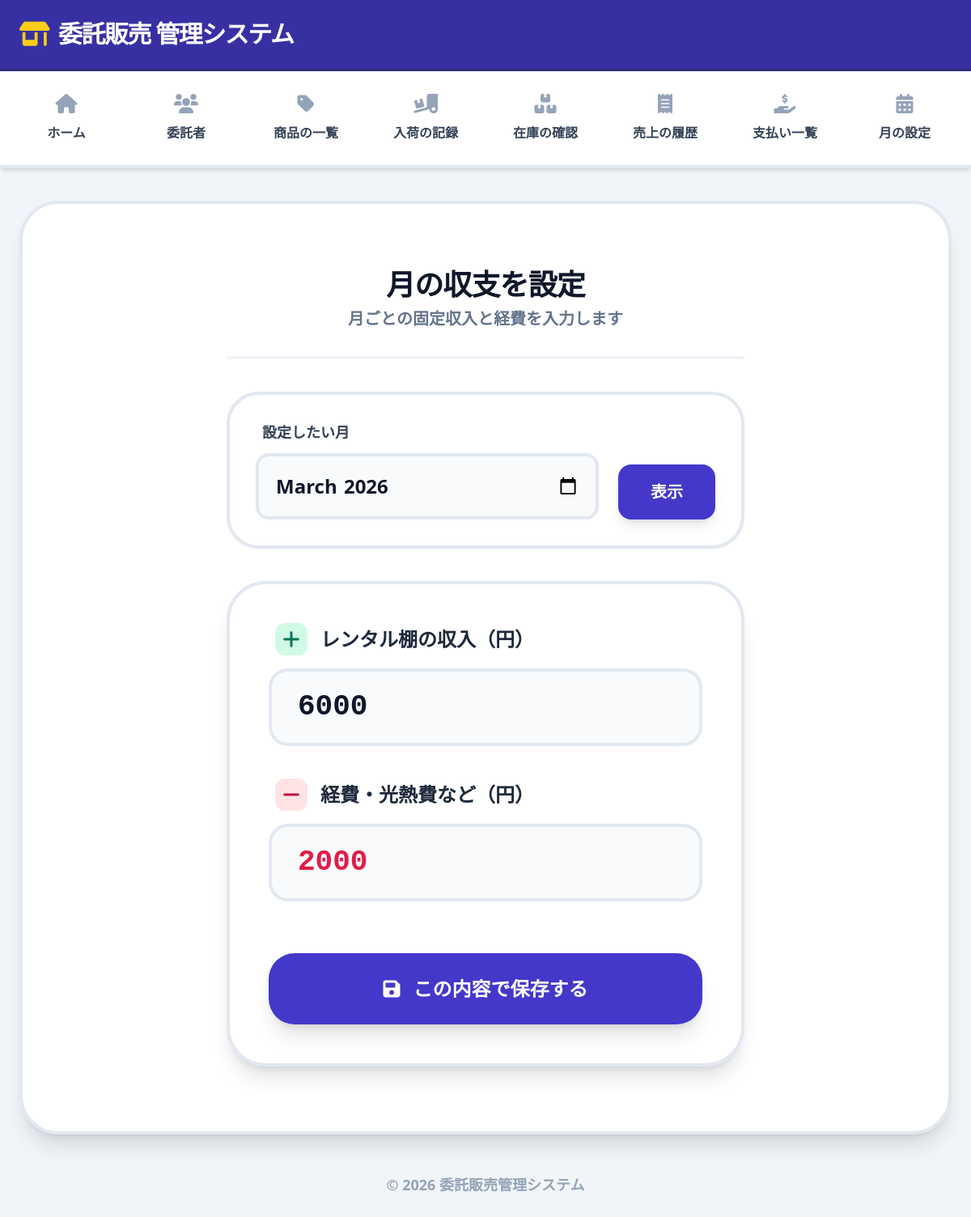
The app's page /monthly, older data.
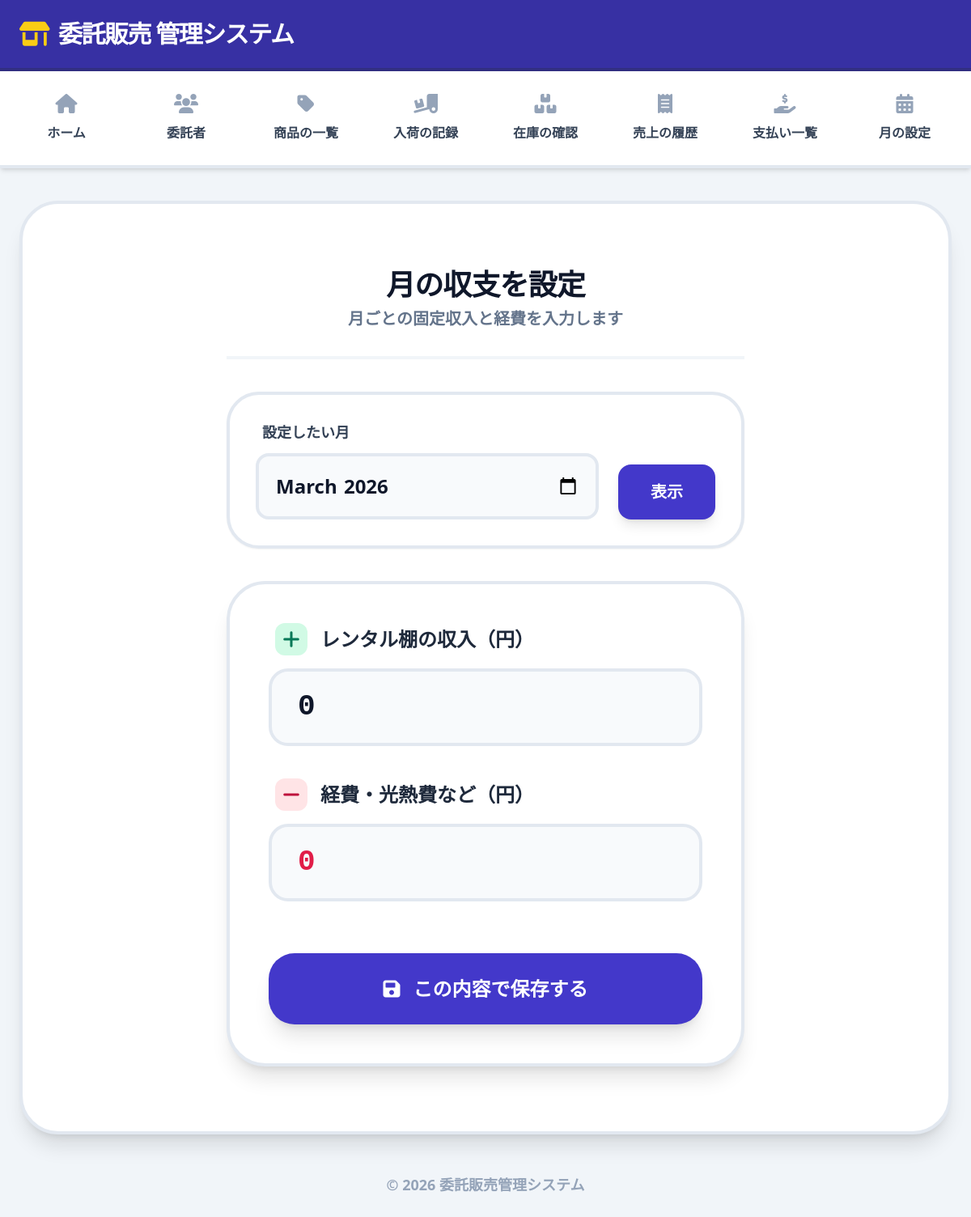
The same page, newer data.
### tables this page shows
CREATE TABLE monthly_settings (
    id INTEGER PRIMARY KEY AUTOINCREMENT,
    month TEXT,
    rental_income INTEGER,
    expense INTEGER
);

### app.py (the view, shortened to what this page needs)
@app.route("/monthly", methods=["GET", "POST"])
def monthly():
    conn = get_db_connection()
    month = request.args.get("month")
    if not month:
        month = datetime.now().strftime("%Y-%m")
    data = conn.execute("""
        SELECT *
        FROM monthly_settings
        WHERE month = ?
    """, (month,)).fetchone()
    conn.close()
    return render_template(
        "monthly.html",
        month=month,
        data=data
    )

### app.py (called while the page is built)
def get_db_connection():
    conn = sqlite3.connect("database/database.db")
    conn.row_factory = sqlite3.Row
    return conn

### templates/monthly.html (shortened to what this page needs)
{% extends "base.html" %}
{% block content %}
<div class="container mx-auto px-4 py-8 max-w-2xl">
    <div class="mb-10 border-b-4 border-slate-100 pb-8 text-center">
        <h2 class="text-4xl font-black text-slate-900 tracking-tight">月の収支を設定</h2>
        <p class="text-xl font-bold text-slate-500 mt-2">月ごとの固定収入と経費を入力します</p>
    </div>
    <div class="bg-white border-4 border-slate-200 rounded-[2.5rem] shadow-sm p-8 mb-10">
        <form method="get" class="flex flex-col sm:flex-row items-end gap-6">
            <div class="flex-1 w-full">
                <label class="block text-lg font-black text-slate-700 mb-3 ml-2">設定したい月</label>
                <input type="month" name="month" value="{{ month }}"
                    class="w-full bg-slate-50 border-4 border-slate-200 text-slate-900 text-2xl font-black rounded-2xl p-5 focus:border-indigo-600 outline-none cursor-pointer">
            </div>
            <button type="submit"
                class="w-full sm:w-auto px-10 py-5 bg-indigo-700 hover:bg-indigo-800 text-white text-xl font-black rounded-2xl shadow-lg transition-all active:scale-95">
                表示
            </button>
        </form>
    </div>
    <div class="bg-white border-4 border-slate-200 rounded-[3rem] shadow-xl overflow-hidden">
        <form method="post" class="p-8 md:p-12 space-y-10">
            <div class="space-y-4">
                <label class="flex items-center text-2xl font-black text-slate-800 ml-2">
                    <span class="w-10 h-10 rounded-xl bg-emerald-100 text-emerald-700 flex items-center justify-center mr-4">
                        <i class="fas fa-plus"></i>
                    </span>
                    レンタル棚の収入（円）
                </label>
                <input type="number" name="rental_income" value="{{ data.rental_income if data else 0 }}"
                    class="w-full px-8 py-6 bg-slate-50 border-4 border-slate-200 text-4xl font-mono font-black text-slate-900 rounded-[1.5rem] focus:border-emerald-500 focus:bg-white outline-none appearance-none"
                    placeholder="0">
            </div>
            <div class="space-y-4">
                <label class="flex items-center text-2xl font-black text-slate-800 ml-2">
                    <span class="w-10 h-10 rounded-xl bg-rose-100 text-rose-700 flex items-center justify-center mr-4">
                        <i class="fas fa-minus"></i>
                    </span>
                    経費・光熱費など（円）
                </label>
                <input type="number" name="expense" value="{{ data.expense if data else 0 }}"
                    class="w-full px-8 py-6 bg-slate-50 border-4 border-slate-200 text-4xl font-mono font-black text-rose-600 rounded-[1.5rem] focus:border-rose-500 focus:bg-white outline-none appearance-none"
                    placeholder="0">
            </div>
            <div class="pt-6">
                <button type="submit"
                    class="w-full py-7 bg-indigo-700 hover:bg-indigo-800 text-white text-2xl font-black rounded-[2rem] shadow-xl transition-all active:scale-95 flex items-center justify-center gap-4">
                    <i class="fas fa-save"></i>
                    この内容で保存する
                </button>
            </div>
        </form>
    </div>
</div>
{% endblock %}

Row changes from the older to the newer data that the page shows:
removed monthly_settings: rental_income "6000", expense "2000"
added monthly_settings: rental_income "0", expense "0"
